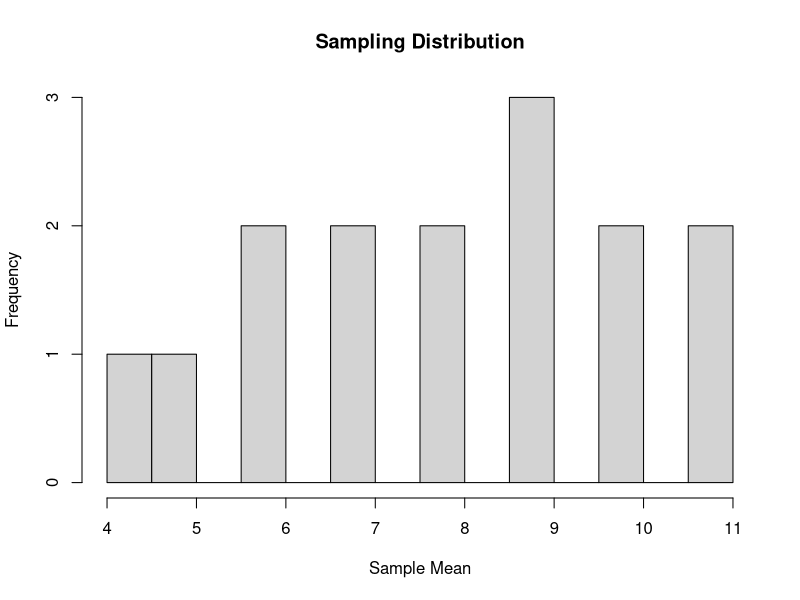
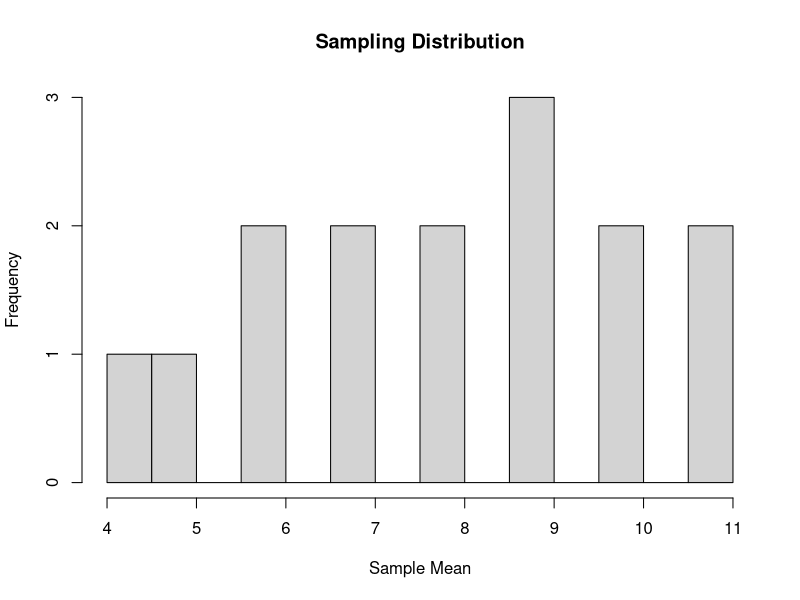
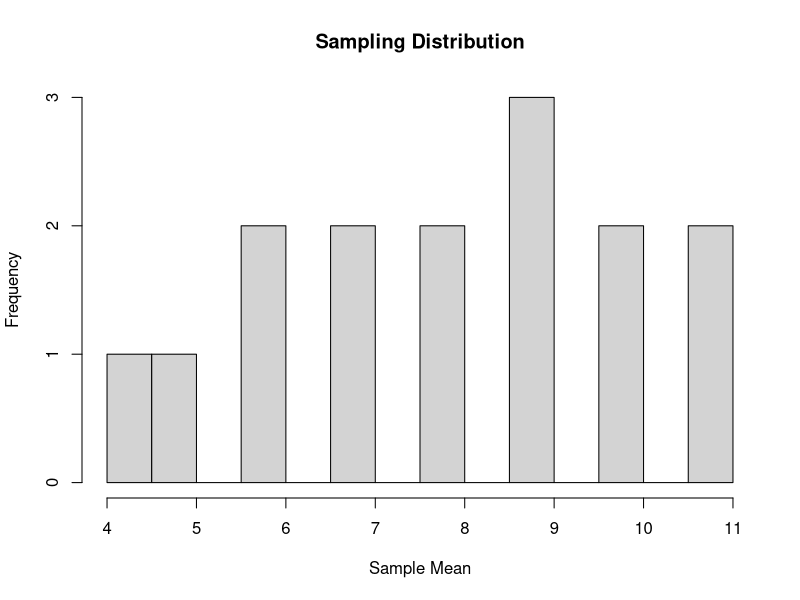
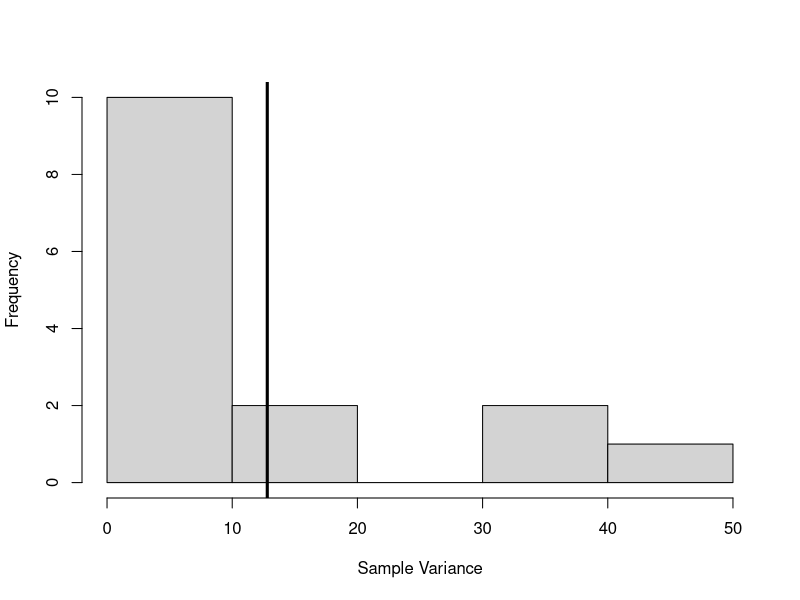
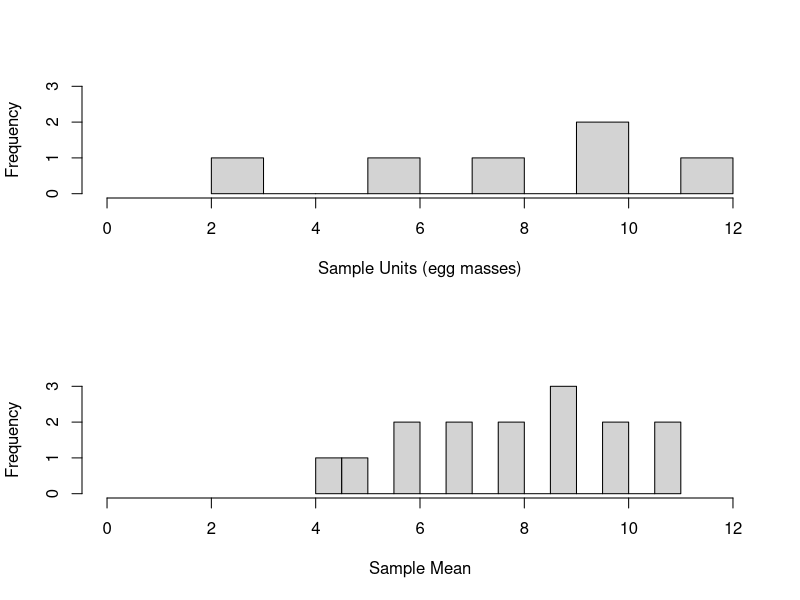
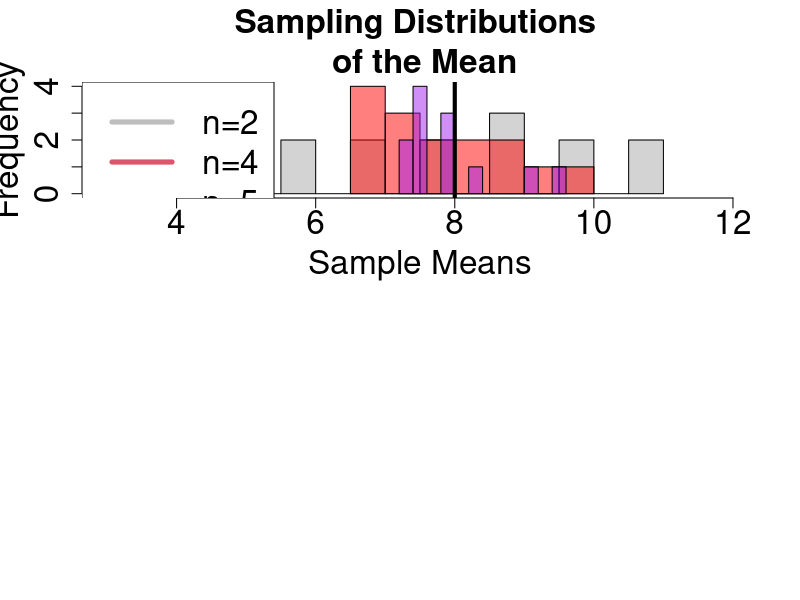
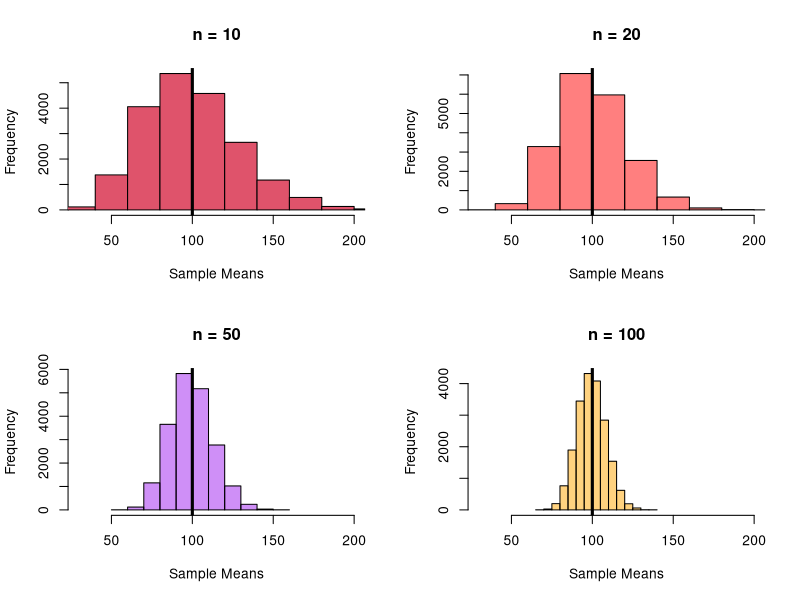
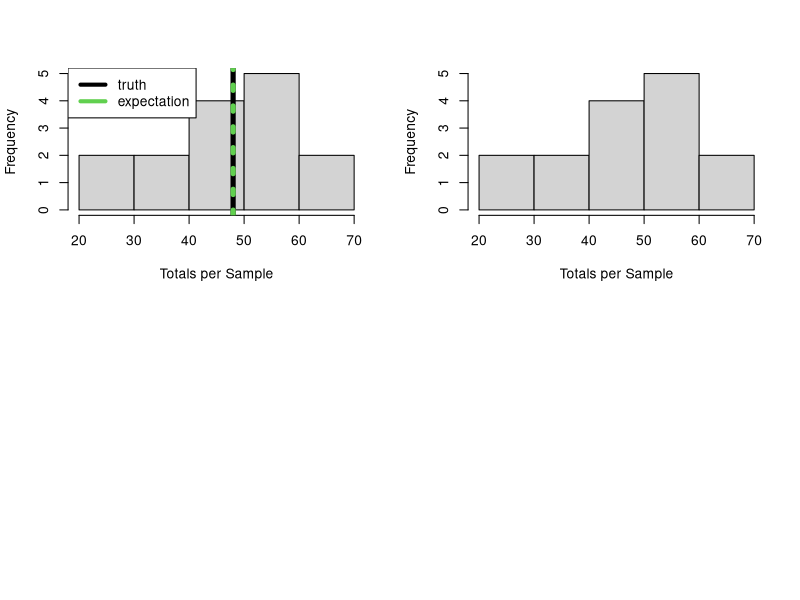

Write R code to recreate these figures, in order. (Note: this script raises an error after producing the figures.)
## ----echo=FALSE,warning=FALSE,results='hide'----------------------------------
library(tidyverse)
library(kableExtra)
library(magrittr)
library(knitr)


## ----echo=FALSE---------------------------------------------------------------
ponds = data.frame(matrix(nrow=6,ncol=2))
colnames(ponds)=c("Pond","egg.mass")

ponds$Pond=LETTERS[1:6]
ponds$egg.mass = c(2,6,8,10,10,12)

ponds %>% 
  kable(table.attr = 'data-quarto-disable-processing="true"') %>% 
  kableExtra::kable_styling(bootstrap_options = c("striped"), full_width = FALSE,font_size = 30)



## ----echo=FALSE---------------------------------------------------------------
mu = mean(ponds$egg.mass)


## ----echo=TRUE----------------------------------------------------------------
choose(6,2)


## ----echo=TRUE----------------------------------------------------------------
utils::combn(LETTERS[1:6],2)


## ----echo=FALSE---------------------------------------------------------------
ponds.letters=t(utils::combn(LETTERS[1:6],2))
ponds.numbers=utils::combn(1:6,2)

ponds.all=data.frame(cbind(matrix(1:15,ncol=1),ponds.letters,matrix(ponds$egg.mass[ponds.numbers],ncol=2,byrow = TRUE)))
colnames(ponds.all)=c("Sample.Number","First Pond","Second Pond","First Value","Second Value")

ponds.all %>% 
  kable(table.attr = 'data-quarto-disable-processing="true"') %>% 
  kableExtra::kable_styling(bootstrap_options = c("striped"), full_width = FALSE,font_size = 20)



## ----echo=TRUE----------------------------------------------------------------
sample(LETTERS[1:6],2)


## ----echo=TRUE----------------------------------------------------------------
sample(LETTERS[1:6],2)


## ----echo=TRUE----------------------------------------------------------------
sample(LETTERS[1:6],2)


## ----echo=FALSE---------------------------------------------------------------
#library(kableExtra)
#library(tidyr)
ponds.all$Sample.Mean = apply(matrix(ponds$egg.mass[ponds.numbers],ncol=2,byrow = TRUE),1,mean)

ponds.all$Sample.Error = (ponds.all$Sample.Mean-8)

#knitr::kable(ponds.all)


ponds.all %>% 
  kable(table.attr = 'data-quarto-disable-processing="true"') %>% 
  kableExtra::kable_styling(bootstrap_options = c("striped"), full_width = FALSE,font_size = 20)



## ----echo=FALSE---------------------------------------------------------------
ponds.simple = data.frame(Sample.Number = ponds.all$Sample.Number,
                          Sample.Mean = ponds.all$Sample.Mean,
                          Sample.Error = ponds.all$Sample.Mean-8
                          )
ponds.simple %>% 
  kable(table.attr = 'data-quarto-disable-processing="true"') %>% 
  kableExtra::kable_styling(bootstrap_options = c("striped"), full_width = FALSE,font_size = 20)



## ----echo=FALSE,results='hide'------------------------------------------------
#result above
mean(ponds.simple$Sample.Mean)


## ----echo=FALSE, results='hide'-----------------------------------------------
#result above
sum(ponds.simple$Deviance.Truth)


## ----echo=FALSE---------------------------------------------------------------
temp=data.frame(table(ponds.simple$Sample.Mean))
colnames(temp)=c("Sample.Mean","Frequency")
temp$Relative.Freq= temp$Frequency/sum(temp$Frequency)
temp$Mean.times.Rel.Freq= as.numeric(as.character(temp$Sample.Mean))*temp$Relative.Freq

temp$Sample.Mean=as.character(temp$Sample.Mean)
temp[9,]=c("Sum","15","1","8")

temp$Relative.Freq = as.numeric(temp$Relative.Freq)
temp$Mean.times.Rel.Freq = as.numeric(temp$Mean.times.Rel.Freq)
temp %>% 
  kable(table.attr = 'data-quarto-disable-processing="true"',
        digits = 3) %>% 
  kableExtra::kable_styling(bootstrap_options = c("striped"), full_width = FALSE,font_size = 30)

# temp2=data.frame("SUM",sum(as.numeric(temp$Frequency[1:8])),sum(as.numeric(temp$Relative.Freq[1:8])),sum(as.numeric(temp$Mean.times.Rel.Freq[1:8])))
# colnames(temp2)=NULL
# 
# temp2 %>% 
#   kable(table.attr = 'data-quarto-disable-processing="true"') %>% 
#   kableExtra::kable_styling(bootstrap_options = c("striped"), full_width = FALSE,font_size = 40)



## ----echo=FALSE---------------------------------------------------------------
temp=data.frame(table(ponds.simple$Sample.Mean))
colnames(temp)=c("Sample.Mean","Frequency")
temp$Relative.Freq= temp$Frequency/sum(temp$Frequency)
temp$Mean.times.Rel.Freq= as.numeric(as.character(temp$Sample.Mean))*temp$Relative.Freq

hist(ponds.simple$Sample.Mean,freq=TRUE,breaks=10,
     main="Sampling Distribution",
     xlab="Sample Mean")



## ----echo=FALSE---------------------------------------------------------------
hist(ponds.simple$Sample.Mean,freq=TRUE,breaks=10,
     main="Sampling Distribution",
     xlab="Sample Mean")



## ----echo=FALSE---------------------------------------------------------------
hist(ponds.simple$Sample.Mean,freq=TRUE,breaks=10,
     main="Sampling Distribution",
     xlab="Sample Mean")


## ----echo=FALSE---------------------------------------------------------------
ponds.simple %>% 
  kable(table.attr = 'data-quarto-disable-processing="true"') %>% 
  kableExtra::kable_styling(bootstrap_options = c("striped"), full_width = FALSE,font_size = 20)


## ----echo=TRUE----------------------------------------------------------------
var(ponds.simple$Sample.Mean)


## ----echo=TRUE,results='markup'-----------------------------------------------
(1/(6-1))*sum((ponds$egg.mass-8)^2)


## ----echo=TRUE,results='markup'-----------------------------------------------
var.per.sample = apply(
                       cbind(ponds.all$`First Value`,ponds.all$`Second Value`),
                       1,
                       var
                       )
# Expected value of population variance
  mean(var.per.sample)


## ----echo=FALSE---------------------------------------------------------------
 hist(var.per.sample,xlab="Sample Variance", main="")
 abline(v=mean(var.per.sample),lwd=3)


## ----echo=FALSE---------------------------------------------------------------
par(mfrow=c(2,1))
hist(ponds$egg.mass,freq=TRUE,breaks=10,
     main="",
     xlab="Sample Units (egg masses)",ylim=c(0,3),xlim=c(0,12))
hist(ponds.simple$Sample.Mean,freq=TRUE,breaks=10,
     main="",
     xlab="Sample Mean",ylim=c(0,3),xlim=c(0,12))


## ----fig.width=15-------------------------------------------------------------
#sampling distribution of n=4
  ponds.numbers2=t(utils::combn(1:6,4))
  ponds.all2=matrix(ponds$egg.mass[c(ponds.numbers2)],ncol=4,byrow = FALSE)

  ponds.numbers3=t(utils::combn(1:6,6))
  ponds.all3=matrix(ponds$egg.mass[c(ponds.numbers2)],ncol=5,byrow = FALSE)

  
#expected variance of sampling distributiuon

hist(ponds.simple$Sample.Mean,breaks=10,xlim=c(3,12),ylim=c(0,4),xlab="Sample Means",main="Sampling Distributions \n of the Mean",cex = 2,cex.axis=2,cex.lab=2,cex.main=2)
hist(apply(ponds.all2,1,mean),add=TRUE,col=grDevices::adjustcolor("red",alpha.f = 0.5)  ,breaks=10,cex = 2,cex.axis=2,cex.lab=2)
hist(apply(ponds.all3,1,mean),add=TRUE,col=grDevices::adjustcolor("purple",alpha.f = 0.5)  ,breaks=10,cex = 2,cex.axis=2,cex.lab=2)
legend("topleft",legend=c("n=2","n=4","n=5"),col=c("grey",2,"purple"),lwd=5,cex = 2)
abline(v=8,lty=1,col=1,lwd=4)


## ----echo=FALSE---------------------------------------------------------------
 sample.mean.fn = function(target,n){
                                     mean(
                                         sample(target,n)
                                          )
                                     }

#z = rnorm(100,100,10)

set.seed(34234)
z=(rgamma(1000,1,0.01))

#random sample many means n= 10
n = 10
  mu.hat1 = replicate(20000,
                     sample.mean.fn(z,n)
                     )
n = 20  
  mu.hat2 = replicate(20000,
                     sample.mean.fn(z,n)
                     )
n = 50  
  mu.hat3 = replicate(20000,
                     sample.mean.fn(z,n)
                     )
n = 100    
  mu.hat4 = replicate(20000,
                     sample.mean.fn(z,n)
                     )
  
  
par(mfrow=c(2,2))
hist(mu.hat1,col=2,breaks=10,freq = TRUE,xlab="Sample Means",main="n = 10",xlim=c(30,200))
abline(v=100,col=1,lwd=3)
hist(mu.hat2,col=grDevices::adjustcolor("red",alpha.f = 0.5),add=FALSE,breaks=10,freq = TRUE,xlab="Sample Means",main="n = 20",xlim=c(30,200))
abline(v=100,col=1,lwd=3)
hist(mu.hat3,col=grDevices::adjustcolor("purple",alpha.f = 0.5),add=FALSE,breaks=10,freq = TRUE,xlab="Sample Means",main="n = 50",xlim=c(30,200))
abline(v=100,col=1,lwd=3)
hist(mu.hat4,col=grDevices::adjustcolor("orange",alpha.f = 0.5),add=FALSE,breaks=20,freq = TRUE,xlab="Sample Means",main="n = 100",xlim=c(30,200))
abline(v=100,col=1,lwd=3)


## ----echo=FALSE---------------------------------------------------------------
tau.est = ponds.simple$Sample.Mean * 6
hist(tau.est,main="",xlab="Totals per Sample")
abline(v=sum(ponds$egg.mass),lwd=5,col=1,lty=1)
abline(v=mean(ponds.simple$Sample.Mean) * 6,lwd=5,lty=3,col=3)
legend("topleft",col=c(1,3),legend=c("truth","expectation"),lwd=4)



## ----echo=FALSE---------------------------------------------------------------
hist(ponds.simple$Sample.Mean * 6,main="",xlab="Totals per Sample")


## ----echo=TRUE----------------------------------------------------------------
length(which( tau.est <=  2*48))/length(tau.est)


## ----echo=FALSE, results='hide'-----------------------------------------------
#Output code into R file
knitr::purl(input="../FW552/SRS.qmd",output="../FW552/SRS.r")
